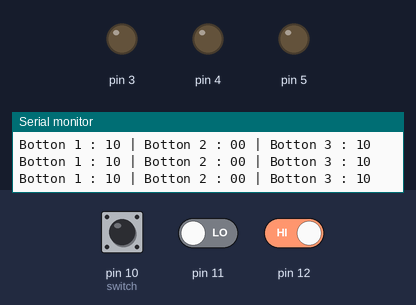
The sketch below on a simulated Arduino Uno, built with avr-gcc and run on an emulated ATmega328P. On the bench: output pins drawn as LEDs (lit = HIGH), the last lines printed to the serial monitor. Dashed ring = blinking. The test bench sets the inputs (shaded band); at power-on: pin 11 LOW, pin 10 (switch) HIGH, pin 12 HIGH.

Above: at 1.2 s.
1.3 s: pin 11 driven HIGH
At 1.43 s:
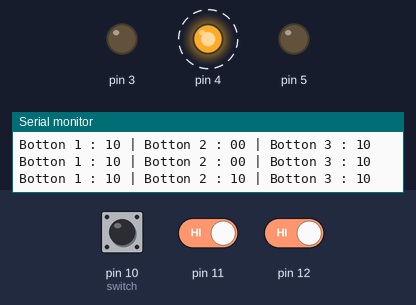
4.3 s: pin 10 (switch) pulled LOW for 0.15 s
At 4.44 s:
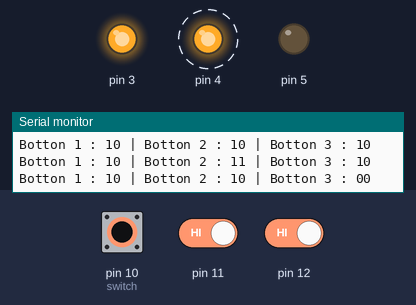
7.3 s: pin 12 driven LOW
At 7.46 s:
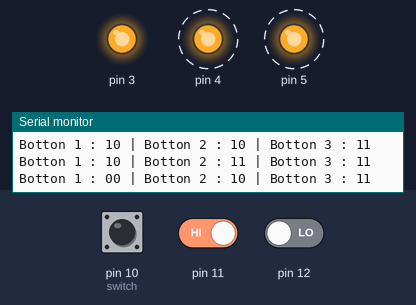
10.3 s: pin 10 (switch) pulled LOW for 1 s
At 10.47 s:
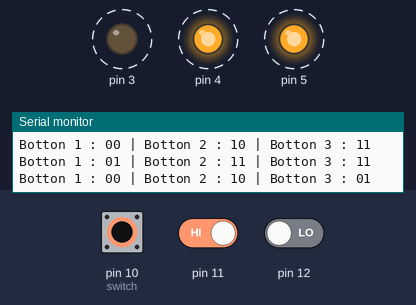
13.3 s: pin 11 driven LOW
At 13.49 s:
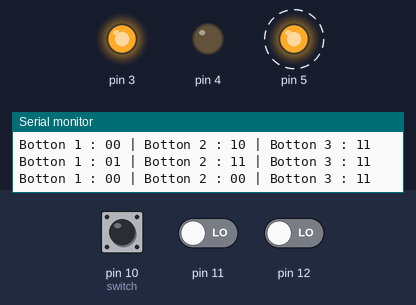
16.3 s: pin 10 (switch) pulled LOW for 0.15 s
At 16.5 s:
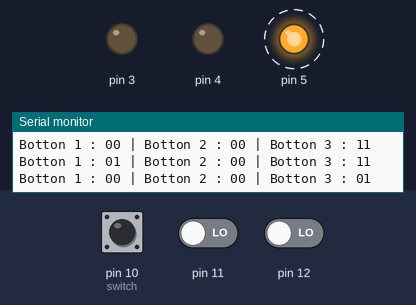
Timing chart, 0 to 20.3 s (numbered marks = the images above; inputs shaded):
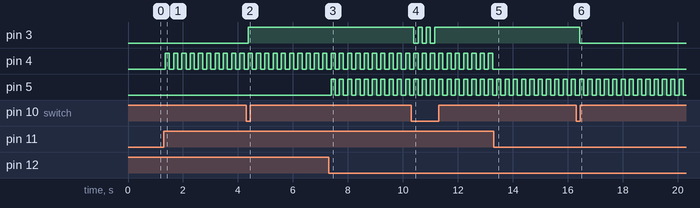

Measured:
- after the input at 1.3 s, pin 4: alternates HIGH for 0.15 s and LOW for 0.15 s, starting after 0.06 s
- after the input at 4.3 s, pin 3: LOW → HIGH after 0.07 s
- after the input at 7.3 s, pin 5: alternates HIGH for 0.15 s and LOW for 0.15 s, starting after 0.09 s
- after the input at 10.3 s, pin 3: alternates HIGH for 0.15 s and LOW for 0.15 s, 6 changes in all, then stays HIGH, starting after 0.10 s
- after the input at 13.3 s, pin 4: stops changing and stays LOW
- after the input at 16.3 s, pin 3: HIGH → LOW after 0.13 s

The sketch:

Activity1_Testbutton.ino
```cpp
bool light[3]={false,false,false};

void setup (){
  pinMode(10,INPUT_PULLUP);
  pinMode(11,INPUT);
  pinMode(12,INPUT);
  pinMode(3,OUTPUT);
  pinMode(4,OUTPUT);
  pinMode(5,OUTPUT);
  Serial.begin(9600);
}

void loop (){
  Serial.print("Botton 1 : ");
  Serial.print(digitalRead(12));
  Serial.print(light[0]);
  Serial.print(" | Botton 2 : ");
  Serial.print(digitalRead(11));
  Serial.print(light[1]);
  Serial.print(" | Botton 3 : ");
  Serial.print(digitalRead(10));
  Serial.print(light[2]);
  Serial.println();

  if(digitalRead(12)==LOW){ //PULL UP switch
    if(light[0]==false){
      digitalWrite(5,HIGH);
      light[0]=true;
    }
    else{
      digitalWrite(5,LOW);
      light[0]=false;
    }
  }

  if(digitalRead(11)==HIGH){//PULL DOWN switch
    if(light[1]==false){
      digitalWrite(4,HIGH);
      light[1]=true;
    }
    else{
      digitalWrite(4,LOW);
      light[1]=false;
    }
  }

  if(digitalRead(10)==LOW){ //PULL UP Internal switch
    if(light[2]==false){
      digitalWrite(3,HIGH);
      light[2]=true;
    }
    else{
      digitalWrite(3,LOW);
      light[2]=false;
    }
  }

  delay(150);
}
```
